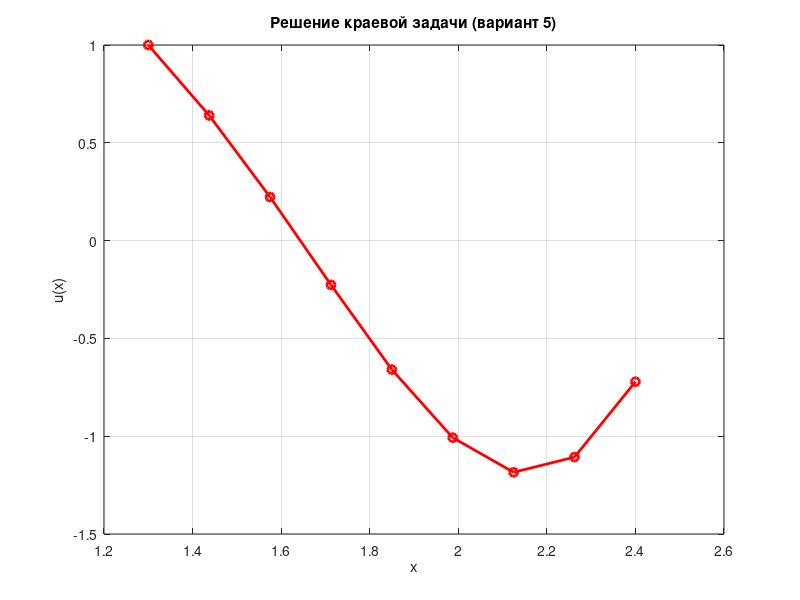

The MATLAB source for this figure:
a = 1.3; b = 2.4; B = 3.2; eps = 0.1;

printf("\n ПОДБОР ШАГА \n");

h = 0.55;
first_calc = true;

while true
    n = round((b - a) / h);
    x = a:h:b;

    den = 1 - h/2;
    for i = 1:n-1
        xi = x(i+1);
        m(i) = (-2 + 2*h^2*xi^2) / den;
        k(i) = (1 + h/2) / den;
        F(i) = (xi + 1) / den;
    end

    alfa = zeros(1, n+2);
    beta = zeros(1, n+2);
    alfa(1) = 0;
    beta(1) = 1;

    for i = 1:n-1
        znam = m(i) + k(i)*alfa(i);
        alfa(i+1) = -1 / znam;
        beta(i+1) = (h^2*F(i) - k(i)*beta(i)) / znam;
    end

    c1 = 1 + 3/(2*h);
    c2 = -4/(2*h);
    c3 = 1/(2*h);

    y = zeros(1, n+1);
    y(n+1) = (B - c2*beta(n) - c3*(alfa(n-1)*beta(n) + beta(n-1))) / ...
             (c1 + c2*alfa(n) + c3*alfa(n-1)*alfa(n));

    for i = n:-1:1
        y(i) = alfa(i)*y(i+1) + beta(i);
    end

    if first_calc
        fprintf("h = %.5f, n = %d\n", h, n);
        fprintf("y = [");
        for i = 1:length(y)
            fprintf("%.10f ", y(i));
        end
        fprintf("]\n\n");

        first_calc = false;
        y_prev = y;
        x_prev = x;
        h_prev = h;
        h = h / 2;
    else
        % Берём из нового решения y только те узлы,
        % которые совпадают с узлами предыдущего решения y_prev
        y_at_prev_nodes = zeros(1, length(y_prev));
        for i = 1:length(y_prev)
            idx = 2*(i-1) + 1;
            if idx <= length(y)
                y_at_prev_nodes(i) = y(idx);
            end
        end

        err = max(abs(y_at_prev_nodes - y_prev));

        fprintf("h = %.5f, n = %d\n", h, n);
        fprintf("Погрешность = %.6f\n", err);
        fprintf("y = [");
        for i = 1:length(y)
            fprintf("%.10f ", y(i));
        end
        fprintf("]\n\n");

        if err < eps
            fprintf("ТОЧНОСТЬ ДОСТИГНУТА!\n");
            break;
        end

        y_prev = y;
        x_prev = x;
        h_prev = h;
        h = h / 2;
    end
end

% График
plot(x, y, 'r-o', 'LineWidth', 2);
grid on;
xlabel('x');
ylabel('u(x)');
title('Решение краевой задачи (вариант 5)');
